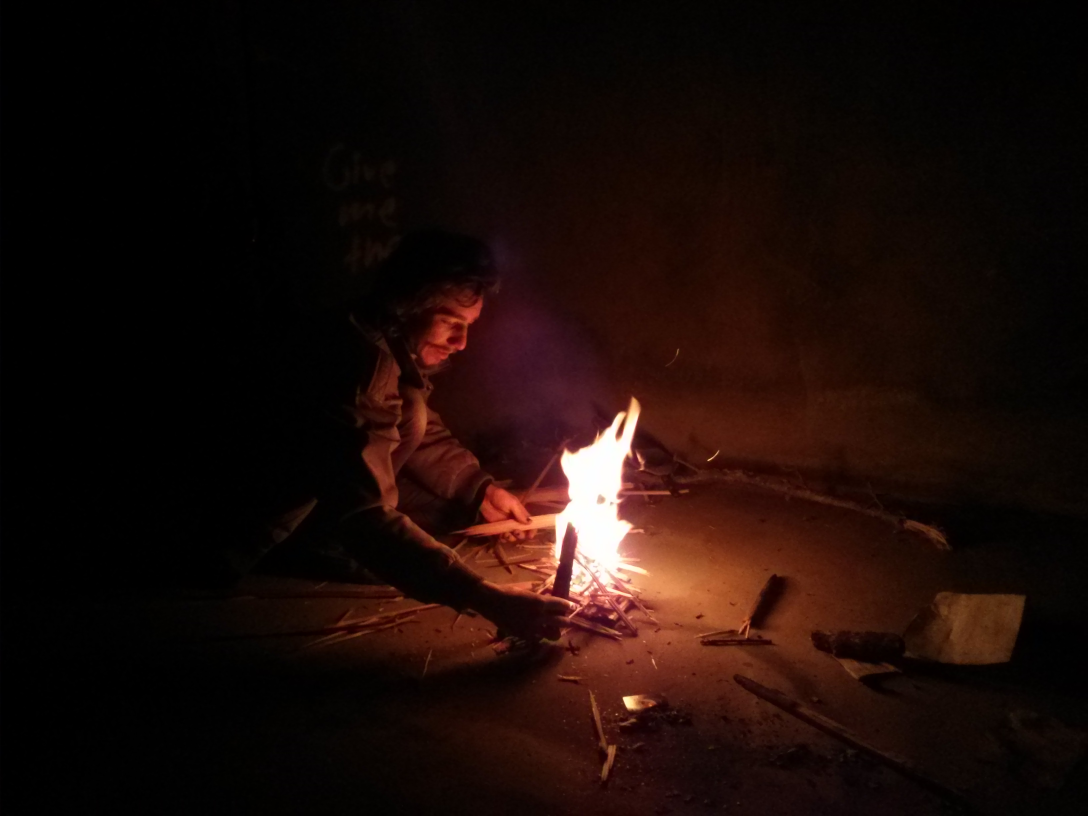
#> input picture input/fire.jpg, 3264 x 2448 px (shown at 1/3 size)
$ jupyter execute --allow-errors 'ancient mystery 0.ipynb'   (shell and % lines are left out)
#> lines starting #> are read from the running program, lines starting #| are printed output that depends on the picture
### images2gif.py
# -*- coding: utf-8 -*-
#   Copyright (c) 2010, Almar Klein, Ant1, Marius van Voorden
#
#   This code is subject to the (new) BSD license:
#
#   Redistribution and use in source and binary forms, with or without
#   modification, are permitted provided that the following conditions are met:
#     * Redistributions of source code must retain the above copyright
#       notice, this list of conditions and the following disclaimer.
#     * Redistributions in binary form must reproduce the above copyright
#       notice, this list of conditions and the following disclaimer in the
#       documentation and/or other materials provided with the distribution.
#     * Neither the name of the <organization> nor the
#       names of its contributors may be used to endorse or promote products
#       derived from this software without specific prior written permission.
#
# THIS SOFTWARE IS PROVIDED BY THE COPYRIGHT HOLDERS AND CONTRIBUTORS "AS IS"
# AND ANY EXPRESS OR IMPLIED WARRANTIES, INCLUDING, BUT NOT LIMITED TO, THE
# IMPLIED WARRANTIES OF MERCHANTABILITY AND FITNESS FOR A PARTICULAR PURPOSE
# ARE DISCLAIMED. IN NO EVENT SHALL <COPYRIGHT HOLDER> BE LIABLE FOR ANY
# DIRECT, INDIRECT, INCIDENTAL, SPECIAL, EXEMPLARY, OR CONSEQUENTIAL DAMAGES
# (INCLUDING, BUT NOT LIMITED TO, PROCUREMENT OF SUBSTITUTE GOODS OR SERVICES;
# LOSS OF USE, DATA, OR PROFITS; OR BUSINESS INTERRUPTION) HOWEVER CAUSED AND
# ON ANY THEORY OF LIABILITY, WHETHER IN CONTRACT, STRICT LIABILITY, OR TORT
# (INCLUDING NEGLIGENCE OR OTHERWISE) ARISING IN ANY WAY OUT OF THE USE OF THIS
# SOFTWARE, EVEN IF ADVISED OF THE POSSIBILITY OF SUCH DAMAGE.

""" Module images2gif

Provides functionality for reading and writing animated GIF images.
Use writeGif to write a series of numpy arrays or PIL images as an
animated GIF. Use readGif to read an animated gif as a series of numpy
arrays.

Acknowledgements
----------------

Many thanks to Ant1 for:
* noting the use of "palette=PIL.Image.ADAPTIVE", which significantly
  improves the results.
* the modifications to save each image with its own palette, or optionally
  the global palette (if its the same).

Many thanks to Marius van Voorden for porting the NeuQuant quantization
algorithm of Anthony Dekker to Python (See the NeuQuant class for its
license).

This code is based on gifmaker (in the scripts folder of the source
distribution of PIL)

Some implementation details are ased on gif file structure as provided
by wikipedia.

"""

import os

try:
    import PIL
    from PIL import Image, ImageChops
    from PIL.GifImagePlugin import getheader, getdata
except ImportError:
    PIL = None

try:
    import numpy as np
except ImportError:
    np = None

try:
    from scipy.spatial import cKDTree
except ImportError:
    cKDTree = None

# getheader gives a 87a header and a color palette (two elements in a list).
# getdata()[0] gives the Image Descriptor up to (including) "LZW min code size".
# getdatas()[1:] is the image data itself in chuncks of 256 bytes (well
# technically the first byte says how many bytes follow, after which that
# amount (max 255) follows).

def checkImages(images):
    """ checkImages(images)
    Check numpy images and correct intensity range etc.
    The same for all movie formats.
    """
    # Init results
    images2 = []

    for im in images:
        if PIL and isinstance(im, PIL.Image.Image):
            # We assume PIL images are allright
            images2.append(im)

        elif np and isinstance(im, np.ndarray):
            # Check and convert dtype
            if im.dtype == np.uint8:
                images2.append(im) # Ok
            elif im.dtype in [np.float32, np.float64]:
                im = im.copy()
                im[im<0] = 0
                im[im>1] = 1
                im *= 255
                images2.append( im.astype(np.uint8) )
            else:
                im = im.astype(np.uint8)
                images2.append(im)
            # Check size
            if im.ndim == 2:
                pass # ok
            elif im.ndim == 3:
                if im.shape[2] not in [3,4]:
                    raise ValueError('This array can not represent an image.')
            else:
                raise ValueError('This array can not represent an image.')
        else:
            raise ValueError('Invalid image type: ' + str(type(im)))

    # Done
    return images2


def intToBin(i):
    """ Integer to two bytes """
    # devide in two parts (bytes)
    i1 = i % 256
    i2 = int( i/256)
    # make string (little endian)
    return chr(i1) + chr(i2)


def getheaderAnim(im):
    """ Animation header. To replace the getheader()[0] """
    bb = "GIF89a"
    bb += intToBin(im.size[0])
    bb += intToBin(im.size[1])
    bb += "\x87\x00\x00"
    return bb


# [16 lines left out: function getImageDescriptor, not called in this run]


#def getAppExt(loops=float('inf')):
#compile error commented by zcwang
def getAppExt(loops=float(0)):
    """ Application extention. Part that specifies amount of loops.
    If loops is inf, it goes on infinitely.
    """
    if loops == 0:
        loops = 2**16-1
        #bb = "" # application extension should not be used
                # (the extension interprets zero loops
                # to mean an infinite number of loops)
                # Mmm, does not seem to work
    if True:
        bb = "\x21\xFF\x0B"  # application extension
        bb += "NETSCAPE2.0"
        bb += "\x03\x01"
#        if loops == float('inf'):
        if loops == float(0):
            loops = 2**16-1
        bb += intToBin(loops)
        bb += '\x00'  # end
    return bb


# [9 lines left out: function getGraphicsControlExt, not called in this run]


def _writeGifToFile(fp, images, durations, loops):
    """ Given a set of images writes the bytes to the specified stream.
    """

    # Obtain palette for all images and count each occurance
    palettes, occur = [], []
    for im in images:
        palettes.append( getheader(im)[1] )
    for palette in palettes:
        occur.append( palettes.count( palette ) )

    # Select most-used palette as the global one (or first in case no max)
    globalPalette = palettes[ occur.index(max(occur)) ]

    # Init
    frames = 0
    firstFrame = True


    for im, palette in zip(images, palettes):

        if firstFrame:
            # Write header

            # Gather info
            header = getheaderAnim(im)
            appext = getAppExt(loops)

            # Write
            fp.write(header)
            fp.write(globalPalette)
            fp.write(appext)

            # Next frame is not the first
            firstFrame = False

        if True:
            # Write palette and image data

            # Gather info
            data = getdata(im)
            imdes, data = data[0], data[1:]
            graphext = getGraphicsControlExt(durations[frames])
            # Make image descriptor suitable for using 256 local color palette
            lid = getImageDescriptor(im)

            # Write local header
            if palette != globalPalette:
                # Use local color palette
                fp.write(graphext)
                fp.write(lid) # write suitable image descriptor
                fp.write(palette) # write local color table
                fp.write('\x08') # LZW minimum size code
            else:
                # Use global color palette
                fp.write(graphext)
                fp.write(imdes) # write suitable image descriptor

            # Write image data
            for d in data:
                fp.write(d)

        # Prepare for next round
        frames = frames + 1

    fp.write(";")  # end gif
    return frames


## Exposed functions

def writeGif(filename, images, duration=0.1, repeat=True, dither=False, nq=0):
    """ writeGif(filename, images, duration=0.1, repeat=True, dither=False)

    Write an animated gif from the specified images.

    Parameters
    ----------
    filename : string
       The name of the file to write the image to.
    images : list
        Should be a list consisting of PIL images or numpy arrays.
        The latter should be between 0 and 255 for integer types, and
        between 0 and 1 for float types.
    duration : scalar or list of scalars
        The duration for all frames, or (if a list) for each frame.
    repeat : bool or integer
        The amount of loops. If True, loops infinitetely.
    dither : bool
        Whether to apply dithering
    nq : integer
        If nonzero, applies the NeuQuant quantization algorithm to create
        the color palette. This algorithm is superior, but slower than
        the standard PIL algorithm. The value of nq is the quality
        parameter. 1 represents the best quality. 10 is in general a
        good tradeoff between quality and speed.

    """

    # Check PIL
    if PIL is None:
        raise RuntimeError("Need PIL to write animated gif files.")

    # Check images
    images = checkImages(images)

    # Check loops
    if repeat is False:
        loops = 1
    elif repeat is True:
        loops = 0 # zero means infinite
    else:
        loops = int(repeat)

    # Convert to PIL images
    images2 = []
    for im in images:
        if isinstance(im, Image.Image):
            images2.append(im)
        elif np and isinstance(im, np.ndarray):
            if im.ndim==3 and im.shape[2]==3:
                im = Image.fromarray(im,'RGB')
            elif im.ndim==2:
                im = Image.fromarray(im,'L')
            images2.append(im)

    # Convert to paletted PIL images
    images, images2 = images2, []
    if nq >= 1:
        # NeuQuant algorithm
        for im in images:
            im = im.convert("RGBA") # NQ assumes RGBA
            nq = NeuQuant(im, int(nq)) # Learn colors from image
            if dither:
                im = im.convert("RGB").quantize(palette=nq.paletteImage())
            else:
                im = nq.quantize(im)  # Use to quantize the image itself
            images2.append(im)
    else:
        # Adaptive PIL algorithm
        AD = Image.ADAPTIVE
        for im in images:
            im = im.convert('P', palette=AD, dither=dither)
            images2.append(im)

    # Check duration
    if hasattr(duration, '__len__'):
        if len(duration) == len(images2):
            durations = [d for d in duration]
        else:
            raise ValueError("len(duration) doesn't match amount of images.")
    else:
        duration = [duration for im in images2]

    # Open file
    fp = open(filename, 'wb')

    # Write
    try:
        n = _writeGifToFile(fp, images2, duration, loops)
    finally:
        fp.close()


# [48 lines left out: function readGif, not called in this run]


class NeuQuant:
    """ NeuQuant(image, samplefac=10, colors=256)

    samplefac should be an integer number of 1 or higher, 1
    being the highest quality, but the slowest performance.
    With avalue of 10, one tenth of all pixels are used during
    training. This value seems a nice tradeof between speed
    and quality.

    colors is the amount of colors to reduce the image to. This
    should best be a power of two.

    See also:
    http://members.ozemail.com.au/~dekker/NEUQUANT.HTML

    License of the NeuQuant Neural-Net Quantization Algorithm
    ---------------------------------------------------------

    Copyright (c) 1994 Anthony Dekker
    Ported to python by Marius van Voorden in 2010

    NEUQUANT Neural-Net quantization algorithm by Anthony Dekker, 1994.
    See "Kohonen neural networks for optimal colour quantization"
    in "network: Computation in Neural Systems" Vol. 5 (1994) pp 351-367.
    for a discussion of the algorithm.
    See also  http://members.ozemail.com.au/~dekker/NEUQUANT.HTML

    Any party obtaining a copy of these files from the author, directly or
    indirectly, is granted, free of charge, a full and unrestricted irrevocable,
    world-wide, paid up, royalty-free, nonexclusive right and license to deal
    in this software and documentation files (the "Software"), including without
    limitation the rights to use, copy, modify, merge, publish, distribute, sublicense,
    and/or sell copies of the Software, and to permit persons who receive
    copies from any such party to do so, with the only requirement being
    that this copyright notice remain intact.

    """

    NCYCLES = None # Number of learning cycles
    NETSIZE = None # Number of colours used
    SPECIALS = None # Number of reserved colours used
    BGCOLOR = None # Reserved background colour
    CUTNETSIZE = None
    MAXNETPOS = None

    INITRAD = None # For 256 colours, radius starts at 32
    RADIUSBIASSHIFT = None
    RADIUSBIAS = None
    INITBIASRADIUS = None
    RADIUSDEC = None # Factor of 1/30 each cycle

    ALPHABIASSHIFT = None
    INITALPHA = None # biased by 10 bits

    GAMMA = None
    BETA = None
    BETAGAMMA = None

    network = None # The network itself
    colormap = None # The network itself

    netindex = None # For network lookup - really 256

    bias = None # Bias and freq arrays for learning
    freq = None

    pimage = None

    # Four primes near 500 - assume no image has a length so large
    # that it is divisible by all four primes
    PRIME1 = 499
    PRIME2 = 491
    PRIME3 = 487
    PRIME4 = 503
    MAXPRIME = PRIME4

    pixels = None
    samplefac = None

    a_s = None


    # [336 lines left out: functions setconstants, __init__, writeColourMap, setUpArrays, altersingle, geta and 11 more, not called in this run]
    def inxsearch(self, r, g, b):
        # [5 lines left out: function inxsearch, not called in this run]


if __name__ == '__main__':
    im = np.zeros((200,200), dtype=np.uint8)
    im[10:30,:] = 100
    im[:,80:120] = 255
    im[-50:-40,:] = 50

    images = [im*1.0, im*0.8, im*0.6, im*0.4, im*0]
    writeGif('lala3.gif',images, duration=0.5, dither=0)

### ancient mystery 0.ipynb
[cell 1]
%pylab inline
from __future__ import print_function

import numpy as np
import images2gif
import Image
import inline_display
import random

from skimage import io, color

[cell 2]
original = Image.open('input/fire.jpg')
#> original is the input picture: PIL image 3264x2448 RGB; mean R, G, B 27.5, 12, 8.3
img = original.copy()
img.thumbnail((500,500))
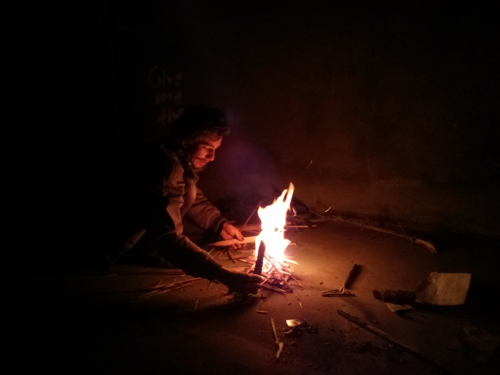
#> img: PIL image 500x375 RGB; mean R, G, B 27.4, 12, 8.2
pix = np.array(img)
w, h = img.size
#> w = 500; h = 375

[cell 3]
def fuckwith(image, p, colors=None, pil=False):

#> called with p = (0.2, 0.5), colors = 0, pil = True
    a, b = p

    lab = color.rgb2lab(image)
#> lab: shape (375, 500, 3) float64; mean of channels 0, 1, 2 6.2, 6.4, 4.8

    for x in range(w):
        lmax = np.max(lab[:,x,0])
        #shift = int(lmax*0.5*b + random.random()*2)
        #lab[:,x] = np.roll(lab[:,x], shift, 0)
        lab[:,x,0] += lmax * ( (1.5 ** b) - 1 )
        lab[:,x,1] -= lmax * 0.2 * b
        lab[:,x,2] -= lmax * 0.3 * b
#> this loop made 500 passes
#> lmax on passes 1 to 3: 0.588, 0.294, 0.274
#> lab: shape (375, 500, 3) float64; mean of channels 0, 1, 2 13.1, 3.3, 0.2

    for y in range(h):
        lmax = np.max(lab[y,:,0])
        shift = int(lmax*0.5*b)
        lab[y,:,:1] = np.roll(lab[y,:,:1], shift, 0)
        lab[y,:,0] -= lmax * ( (1.5 ** a) - 1 )
        lab[y,:,0] *= ((a * 0.8) + 1.0)
        lab[y,:,0] += (a*5) - 1
        lab[y,:,1] += lmax * 0.2 * a
        lab[y,:,2] += lmax * 0.3 * a
#> this loop made 375 passes
#> (lmax, shift) on passes 1 to 3: (23.84, 5), (23.84, 5), (23.56, 5)
#> lab: shape (375, 500, 3) float64; mean of channels 0, 1, 2 9.2, 5.7, 3.9

    rgb = color.lab2rgb(lab)
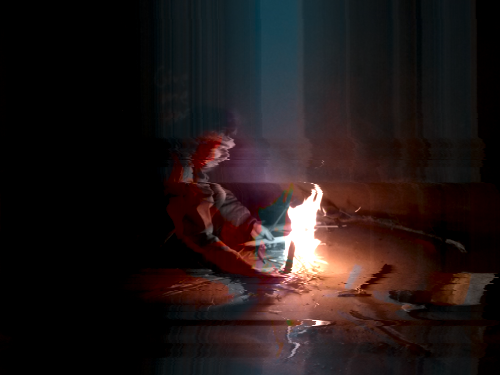
#> rgb: shape (375, 500, 3) float64; mean R, G, B 0.134, 0.0967, 0.0958
    rgb = np.clip(rgb, 0, 1)

    if colors:
        rgb_scaled = (rgb*255).astype('uint8')
        mod = Image.fromarray(rgb_scaled)
        mod = mod.convert('P', palette=Image.ADAPTIVE, colors=colors)
        if pil == True:
            return mod
        else:
            mod = mod.convert('RGB')
            pix = np.array(mod)
            return pix
    elif pil == True:
        rgb_scaled = (rgb*255).astype('uint8')
        mod = Image.fromarray(rgb_scaled)
        return mod
    else:
        return rgb

[cell 4]
fuckwith(img, (0.2,0.5), colors=0, pil=True)

[cell 5]
frames = []
n = 20

for i in range(n):
    print(i, end=' ')
    p = float(i)/n

    a = (-cos( p*2*3.141 ) + 1) * 0.17
    a += random.random() * 0.22

    b = (-cos( p*2*3.141 + 2 ) + 1) * 0.02
    b += (random.random() * 0.6) - 0.2

    f = fuckwith(img, (a,b), colors=80)
    frames.append(f)
#> this loop made 20 passes
#> pass 1, in fuckwith (call 2), `rgb = color.lab2rgb(lab)`:
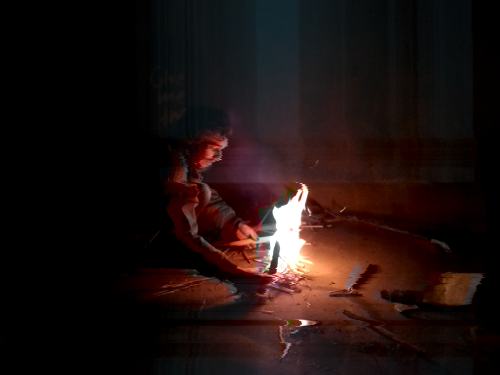
#> rgb: shape (375, 500, 3) float64; mean R, G, B 0.119, 0.0695, 0.0632
#> after the loop, frames = 20 items

[cell 6]
reload(images2gif)
#> (the rest of this cell did not finish here and is left out)

#> the loop in checkImages, `for im in images:` made 20 passes
#> the loop in writeGif, `for im in images:` made 20 passes
#> pass 3, in writeGif, `im = Image.fromarray(im,'RGB')`:
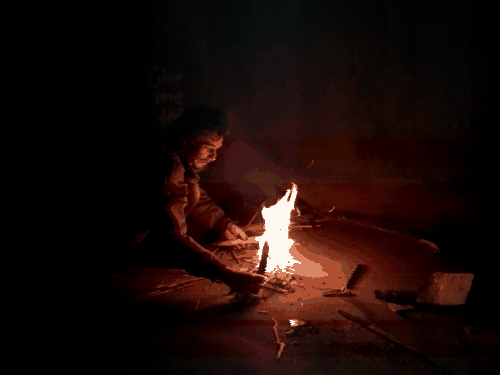
#> im: PIL image 500x375 RGB; mean R, G, B 26.2, 11, 8.3
#> in writeGif, `images, images2 = images2, []`: images2 = []
#> after the loop in writeGif, `for im in images:`: images2 = 20 items
#> in writeGif, `duration = [duration for im in images2]`: duration = [0.1, 0.1, 0.1, 0.1, 0.1, 0.1, 0.1, 0.1, 0.1, 0.1, 0.1, 0.1, 0.1, 0.1, 0.1, 0.1, 0.1, 0.1, 0.1, 0.1]
#> the loop in _writeGifToFile, `for im in images:` made 20 passes
#> after the loop in _writeGifToFile, `for im in images:`: palettes = 20 items
#> the loop in _writeGifToFile, `for palette in palettes:` made 20 passes
#> after the loop in _writeGifToFile, `for palette in palettes:`: occur = [20, 20, 20, 20, 20, 20, 20, 20, 20, 20, 20, 20, 20, 20, 20, 20, 20, 20, 20, 20]
#> the loop in _writeGifToFile, `for im, palette in zip(images, palettes): ` made 1 pass
#> (palette, loops in getAppExt) on pass 1: (None, 65535)
#> after the loop in _writeGifToFile, `for im, palette in zip(images, palettes):`: firstFrame = True; frames = 0

#> (a cell that did not finish here is left out)
